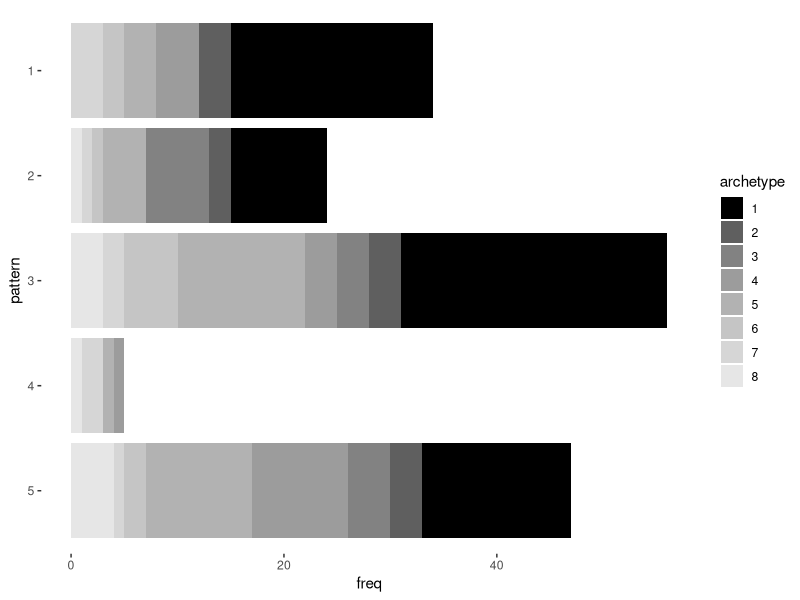

Recreate this plot in R.
library(dplyr)
library(reshape2)
library(ggplot2)

# Load dataset
communities = read.csv('data/tagged_communities_and_archetypes.csv', header=T)

# Select important columns
arc_pat = dplyr::select(communities, user_cluster, idea_cluster, comment_cluster, 
                 vote_cluster, archetype)

# Convert columns to factor
arc_pat$user_cluster = as.factor(arc_pat$user_cluster)
arc_pat$idea_cluster = as.factor(arc_pat$idea_cluster)
arc_pat$comment_cluster = as.factor(arc_pat$comment_cluster)
arc_pat$vote_cluster = as.factor(arc_pat$vote_cluster)
arc_pat$archetype = as.factor(arc_pat$archetype)

# Case 1: correlation between archetypes and member reg patterns
cont_table = table(arc_pat$archetype,arc_pat$user_cluster)
chisq.test(cont_table)

# Case 2: correlation between archetypes and idea generation patterns
cont_table = table(arc_pat$archetype,arc_pat$idea_cluster)
chisq.test(cont_table)

# Case 3: correlation between archetypes and comment generation patterns
cont_table = table(arc_pat$archetype,arc_pat$comment_cluster)
chisq.test(cont_table)

# Case 4: correlation between archetypes and vote generation patterns
cont_table = table(arc_pat$archetype,arc_pat$vote_cluster)
chisq.test(cont_table)
df_table = data.frame(cont_table)
colnames(df_table) = c('archetype','pattern','freq')
df_table$pattern = factor(df_table$pattern, levels = c('5','4','3','2','1'))
ggplot(df_table, aes(x = pattern, y = freq, fill = archetype)) + 
  geom_bar(stat = "identity") +
  coord_flip() +
  scale_fill_grey(start = 0, end = .9) +
  theme_bw() +
  theme(panel.border = element_blank(), panel.grid.major = element_blank(), 
        panel.grid.minor = element_blank(), axis.line = element_blank(),
        panel.margin = element_blank())

cont_table[1,]/sum(cont_table[1,])
